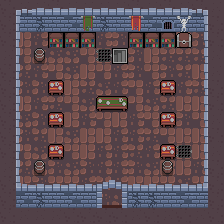

This game map was drawn from its Tiled (.tmx) file and the tilesets committed beside it. A one-line description and the trimmed map source follow:
An orthogonal 14x14 tile map with 16x16 px tiles, 4 tile layers (Sol, WallsToDraw, DecoMurs, Objets).

<map version="1.2" tiledversion="1.3.3" orientation="orthogonal" renderorder="right-down" width="14" height="14" tilewidth="16" tileheight="16" infinite="0" nextlayerid="5" nextobjectid="1">
 <editorsettings>
  <export target="vendor.lua" format="lua" />
 </editorsettings>
 <tileset firstgid="1" name="SpriteSheet" tilewidth="16" tileheight="16" tilecount="364" columns="28">
  <image source="../images/SpriteSheet.png" width="448" height="208" />
 </tileset>
 <layer id="1" name="Sol" width="14" height="14">
  <data>[196 cells, 196 non-empty, 14 distinct tile ids]</data>
 </layer>
 <layer id="2" name="WallsToDraw" width="14" height="14">
  <data>[196 cells, 66 non-empty, 17 distinct tile ids]</data>
 </layer>
 <layer id="4" name="DecoMurs" width="14" height="14">
  <data>[196 cells, 5 non-empty, 5 distinct tile ids]</data>
 </layer>
 <layer id="3" name="Objets" width="14" height="14">
  <data>[196 cells, 21 non-empty, 8 distinct tile ids]</data>
 </layer>
</map>